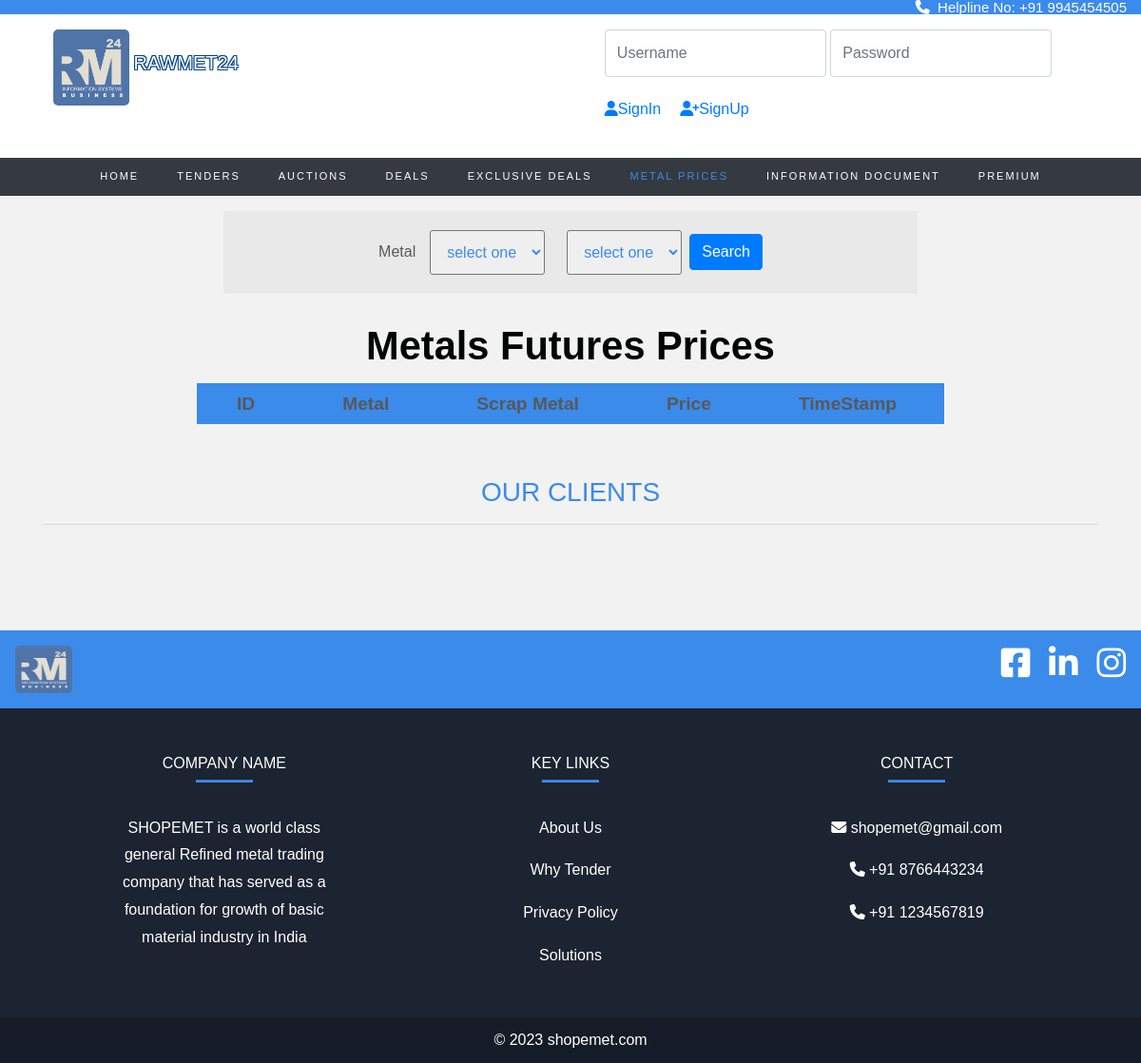
/tender/metalsearch.php, run on an earlier commit of the app's database.
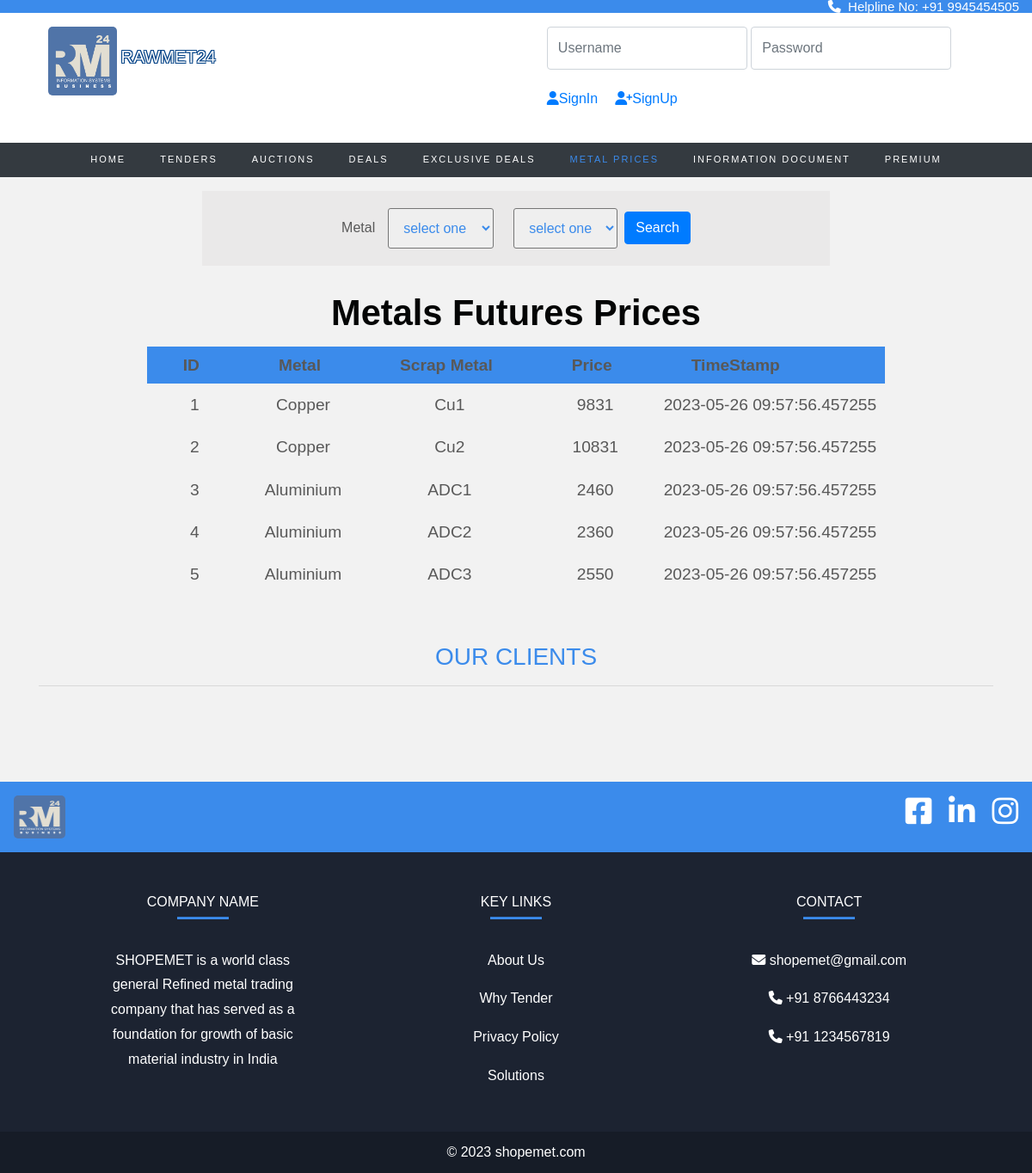
And on a later commit of the database.
### tables this page shows
CREATE TABLE `metal` (
  `id` int(11) NOT NULL,
  `metal` varchar(100) NOT NULL,
  `scrap_metal` varchar(100) NOT NULL,
  `price` int(100) NOT NULL,
  `timestamp` datetime(6) NOT NULL DEFAULT current_timestamp(6)
);

### tender/metalsearch.php (the view, shortened to what this page needs)
<?php
include "connect.php";
?>
<!doctype html>
<html lang="en">
<head>
  <link rel="stylesheet" href="https://cdn.jsdelivr.net/npm/bootstrap@4.0.0/dist/css/bootstrap.min.css"
>
  <link rel="stylesheet" href="https://stackpath.bootstrapcdn.com/font-awesome/4.7.0/css/font-awesome.min.css">
  <link rel="stylesheet" href="https://cdnjs.cloudflare.com/ajax/libs/font-awesome/4.7.0/css/font-awesome.min.css">
  <link rel="stylesheet" href="css/style.css">
  <link rel="stylesheet" href="css/_buttons.scss">
  <link rel="stylesheet" href="css/buttons.scss">
  <link rel="stylesheet" href="css/reboot.scss">
  <link rel="stylesheet" href="https://cdnjs.cloudflare.com/ajax/libs/font-awesome/6.4.0/css/all.min.css">
  <link href='https://unpkg.com/boxicons@2.1.4/css/boxicons.min.css' rel='stylesheet'>
  <link rel="stylesheet" href="https://cdnjs.cloudflare.com/ajax/libs/font-awesome/4.7.0/css/font-awesome.min.css">
  <link rel="stylesheet" type="text/css"
    href="https://stackpath.bootstrapcdn.com/bootstrap/4.4.1/css/bootstrap.min.css">
  <link rel="stylesheet" type="text/css"
    href="https://pixinvent.com/stack-responsive-bootstrap-4-admin-template/app-assets/css/bootstrap-extended.min.css">
  <link rel="stylesheet" type="text/css"
    href="https://pixinvent.com/stack-responsive-bootstrap-4-admin-template/app-assets/fonts/simple-line-icons/style.min.css">
  <link rel="stylesheet" href="metalprice.css">
</head>
</head>
<body>
  <div class="strip">
    <a href="#"><i class="fa-solid fa-phone"></i>&nbsp Helpline No: +91 9945454505</a>
  </div>
  <section class="ftco-section" style="padding-top: 5px;">
    <section class="d-flex justify-content-between p-3" style="background-color:white">
      <div class="me-5">
        <img src="image/rawmetlogo.jpeg" width="80px" height="auto" style="border-radius: 5px; margin-left: 40px;">
      </div>&nbsp <p style="  margin-top: 25px;" class="tft">RAWMET24</p>
      <div class="container" style="margin-left: 370px; ">
        <form class="form-inline" action="/action_page.php">
          <input type="email" class="form-control" id="email" placeholder="Username" name="email">
          <input type="password" class="form-control" id="pwd" placeholder="Password" name="pswd">&nbsp&nbsp
          <br>
          <a href="signin.html" style="font-size: medium;">
            <i class="fa-solid fa-user"></i>SignIn
          </a>
          <a href="signup.html" style="font-size: medium; padding: 20px; ">
            <i class="fa-solid fa-user-plus"></i>SignUp
          </a>
        </form>
      </div>
    </section>
    <nav class="navbar navbar-expand-lg navbar-dark ftco_navbar bg-dark ftco-navbar-light" id="ftco-navbar">
      <div class="container-fluid">
        <div class="collapse navbar-collapse" id="ftco-nav">
          <ul class="navbar-nav m-auto">
            <li class="nav-item "><a href="home.php" class="nav-link">Home</a></li>
            <li class="nav-item"><a href="tender.php" class="nav-link">Tenders</a></li>
            <li class="nav-item"><a href="auction.php" class="nav-link">Auctions</a></li>
            <li class="nav-item"><a href="deals.php" class="nav-link">Deals</a></li>
            <li class="nav-item"><a href="exclusivedeals.php" class="nav-link">Exclusive Deals</a></li>
            <li class="nav-item active"><a href="#" class="nav-link">Metal Prices</a></li>
            <li class="nav-item"><a href="info_page.php" class="nav-link">Information Document</a></li>
            <li class="nav-item"><a href="price.php" class="nav-link">Premium</a></li>
          </ul>
        </div>
      </div>
    </nav>
  </section>
  <br>
  <section class="home">
    <div class="container">
      <div class="row ">
        <div class="col-12 col-md-10 col-lg-8">
          <form method="GET" action="metalsearch.php?metal=Copper&category=Cu1">
            <form class="card card-sm">
              <div class="card-body row no-gutters align-items-center" style="background-color: #eae9e9;">
                Metal <select name="metal" id="id_metal" data-category-id='id_category' class='dependent-selects__metal'
                  style="padding:13px; margin-left: 15px; margin-right: 8px; border-radius:3px;" placeholder="Search ">
                  <option value="">select one</option>
                </select>
                <select name="category" id="id_category" class='dependent-selects__category'
                  style="padding:13px; margin-left: 15px; margin-right: 8px; border-radius:3px;" placeholder="Search ">
                  <option value="">select one</option>
                </select>
                <div class="col-auto">
                  <button class="btn btn-primary" id="search" type="submit">Search</button>
                </div>
              </div>
            </form>
        </div>
      </div>
    </div>
    <br>
    <div id="wrapper">
      <h1>Metals Futures Prices</h1>
      <table id="keywords" cellspacing="0" cellpadding="0">
        <thead>
          <tr>
            <th onclick="sortTable(0)"><span>ID</span></th>
            <th onclick="sortTable(0)"><span>Metal</span></th>
            <th onclick="sortTable(0)"><span>Scrap Metal</span></th>
            <th onclick="sortTable(0)"><span>Price</span></th>
            <th onclick="sortTable(0)"><span>TimeStamp</span></th>
          </tr>
        </thead>
        <tbody>
          <?php
          $sql = "select * from metal ";
          $result = mysqli_query($con, $sql);
          if ($result) {
            while ($row = mysqli_fetch_assoc($result)) {
              ?>
              <tr>
                <td class="lalign">
                  <?php echo $row['id']; ?>
                </td>
                <td>
                  <?php echo $row['metal']; ?>
                </td>
                <td>
                  <?php echo $row['scrap_metal']; ?>
                </td>
                <td>
                  <?php echo $row['price']; ?>
                </td>
                <td>
                  <?php
                  echo $row['timestamp']; ?>
                </td>
              </tr>
              <?php
            }
          }
          ?>
        </tbody>
      </table>
    </div>
    <br>
  </section>
  <footer class="page-footer font-small mdb-color lighten-3 pt-4">
    <div class="container">
      <h3 align="center" style="color: #3b8beb;">OUR CLIENTS</h3>
      <hr>
      <center>
        <div class="row">
          <div class="col-lg-2 col-md-6 mb-4">
            <div class="view overlay z-depth-1-half">
            </div>
          </div>
          <div class="col-lg-2 col-md-12 mb-4">
            <div class="view overlay z-depth-1-half">
            </div>
          </div>
          <div class="col-lg-2 col-md-6 mb-4">
            <div class="view overlay z-depth-1-half">
            </div>
          </div>
          <div class="col-lg-2 col-md-6 mb-4">
            <div class="view overlay z-depth-1-half">
            </div>
          </div>
          <div class="col-lg-2 col-md-12 mb-4">
            <div class="view overlay z-depth-1-half">
            </div>
          </div>
          <div class="col-lg-2 col-md-6 mb-4">
            <div class="view overlay z-depth-1-half">
            </div>
          </div>
        </div>
      </center>
    </div>
  </footer>
  <br><br>
  <footer class="text-center text-lg-start text-white" style="background-color: #1c2331">
  <section class="d-flex justify-content-between p-3" style="background-color:#3b8beb">
    <div class="me-5">
      <img src="image/rawmetlogo.jpeg" width="60px" height="50px" style="border-radius: 5px;">
    </div>
    <div class="icon" style="font-size: 35px; padding-right: 0px;word-spacing: 10px;">
      <a href="" class="text-white me-4">
        <i class="fa-brands fa-square-facebook"></i>
      </a>
      <a href="" class="text-white me-4">
        <i class="fa-brands fa-linkedin"></i>
      </a>
      <a href="" class="text-white me-4">
        <i class="fa-brands fa-instagram"></i>
      </a>
    </div>
  </section>
  <section class="">
    <div class="container text-center text-md-start mt-5">
      <div class="row mt-3">
        <div class="col-md-3 col-lg-4 col-xl-3 mx-auto mb-4">
          <h6 class="text-uppercase fw-bold" style="color: #fff;">Company name</h6>
          <hr class="mb-4 mt-0 d-inline-block mx-auto" style="width: 60px; background-color: #3b8beb; height: 2px" />
          <p>
            SHOPEMET is a world class general Refined metal trading company that has served as a foundation for growth
            of basic material industry in India
          </p>
        </div>
        <div class="col-md-2 col-lg-2 col-xl-2 mx-auto mb-4">
          <h6 class="text-uppercase fw-bold" style="color: #fff;">Key links</h6>
          <hr class="mb-4 mt-0 d-inline-block mx-auto" style="width: 60px; background-color: #3b8beb; height: 2px" />
          <p>
            <a href="#!" class="text-white">About Us</a>
          </p>
          <p>
            <a href="#!" class="text-white">Why Tender</a>
          </p>
          <p>
            <a href="policy.html" class="text-white">Privacy Policy</a>
          </p>
          <p>
            <a href="#!" class="text-white">Solutions</a>
          </p>
        </div>
        <div class="col-md-4 col-lg-3 col-xl-3 mx-auto mb-md-0 mb-4">
          <h6 class="text-uppercase fw-bold" style="color: #fff;">Contact</h6>
          <hr class="mb-4 mt-0 d-inline-block mx-auto" style="width: 60px; background-color: #3b8beb; height: 2px" />
          <p><i class="fa fa-envelope" aria-hidden="true"></i> shopemet@gmail.com</p>
          <p><i class="fa fa-phone" aria-hidden="true"></i> +91 8766443234</p>
          <p><i class="fa fa-phone" aria-hidden="true"></i> +91 1234567819</p>
        </div>
      </div>
    </div>
  </section>
  <div class="text-center p-3" style="background-color: rgba(0, 0, 0, 0.2)">
    © 2023
    <a class="text-white" href="https://mdbootstrap.com/">shopemet.com</a>
  </div>
</footer>
</body>
</html>

### tender/metalprice.css (style rules this page uses)
body { line-height: 1; color: #585858; }
table { width: auto; height: auto; }
h1 { font-family: 'Amarante', Tahoma, sans-serif; font-weight: bold; font-size: 2.6em; line-height: 1.4em; margin-bottom: 10px; text-align: center; }
#wrapper { display: block; }
#keywords { margin: 0 auto; font-size: 1.2em; margin-bottom: 15px; }
#keywords thead { cursor: pointer; background: #3b8beb; }
#keywords thead tr th { font-weight: bold; padding: 12px 30px; padding-left: 42px; }
#keywords thead tr th span { padding-right: 20px; background-repeat: no-repeat; background-position: 100% 100%; }
#keywords tbody tr td { text-align: center; padding: 15px 10px; }

### tender/metalsearch.php (style rules this page uses)
body { font-family: Arial, Helvetica, sans-serif; }
.strip { width: 100%; background-color: #3b8beb; overflow: auto; }
.strip a { float: right; margin-right: 15px; padding-left: 10px; color: white; text-decoration: none; font-size: 15px; }

What changed in the data, as far as the page shows it:
added metal: id "1", metal "Copper", scrap_metal "Cu1", price "9831", timestamp "2023-05-26 09:57:56.457255"
added metal: id "2", metal "Copper", scrap_metal "Cu2", price "10831", timestamp "2023-05-26 09:57:56.457255"
added metal: id "3", metal "Aluminium", scrap_metal "ADC1", price "2460", timestamp "2023-05-26 09:57:56.457255"
added metal: id "4", metal "Aluminium", scrap_metal "ADC2", price "2360", timestamp "2023-05-26 09:57:56.457255"
added metal: id "5", metal "Aluminium", scrap_metal "ADC3", price "2550", timestamp "2023-05-26 09:57:56.457255"
